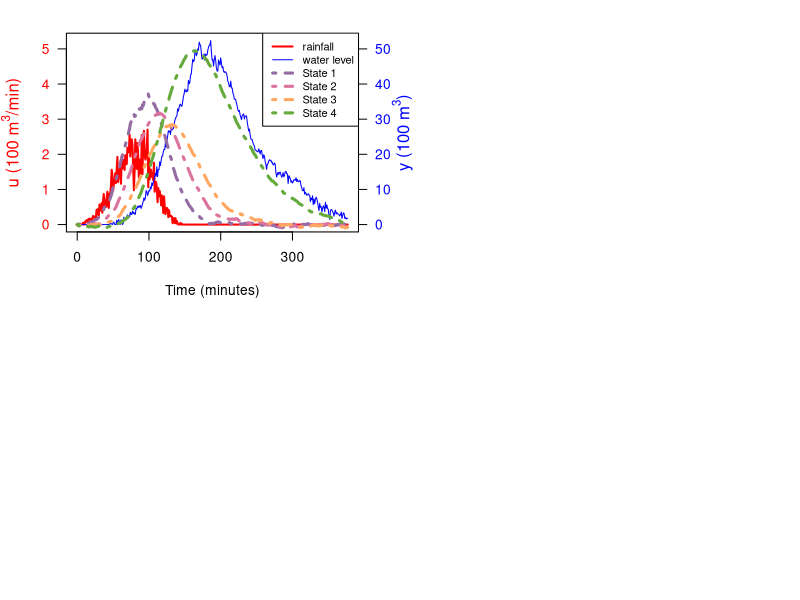

This figure's R source:
setwd(dirname(dirname(rstudioapi::getActiveDocumentContext()$path)));getwd() # automatically sets WD to repo-base

b1 <- read.csv("data/rain1.csv")
b2 <- read.csv("data/rain2.csv")
b3 <- read.csv("data/rain3.csv")
b4 <- read.csv("data/rain4.csv")

length(b1$minutes)


# parameters
a <- 0.05
sigma1 <- 0.01
sigma2 <- 0.01
K_states <- 4

N <- length(b1$minutes) # dependent on what experiment we use

# initial state
X <- matrix(nrow=K_states,ncol=N)
X0 <- c(0,0,0,0) # column vector
X[,1] <- X0

A <- matrix(c(1-a,0,0,0,
              a,1-a,0,0,
              0,a,1-a,0,
              0,0,a,0.98),nrow=K_states, byrow=TRUE)
B <- matrix(c(1,0,0,0),nrow=K_states) # column
C <- matrix(c(0,0,0,1),nrow=1) # row 
Sigma1 <- diag(K_states)*sigma1
Sigma2 <- matrix(sigma2)

Y <- numeric(N)
Y[1] <- C%*%X[,1] + sqrt(Sigma2) %*% rnorm(1) # scalar (the level of water in basin)

# running N steps Kalman filtering with input u_t (rainfall)
for (I in 2:N){
  X[,I] <- A %*% X[,I-1,drop=FALSE] + B%*%b1$u[I-1] + chol(Sigma1) %*% matrix(rnorm(K_states),ncol=1)
  Y[I] <- C %*% X[,I] + sqrt(Sigma2) %*% rnorm(1)
}

### plotting
y_max <- max(b1$y)

old_mar <- par("mar")
par(mfrow=c(2,2), oma=c(0,0,0,3), mar=c(4.1, 4, 2, 1))

plot(b1$minutes, b1$u, 
     col="red", lwd=2, type="l",
     xlab="Time (minutes)", ylab="", yaxt="n",
     main="", ylim=c(0, y_max/10))
axis(side=2, col.axis="red", las=1)
mtext(expression(paste("u (100 ", m^3, "/min)")), side=2, line=2.5, col="red")
par(new=TRUE)
plot(b1$minutes,b1$y, col="blue", type="l", axes=FALSE, xlab="", ylab="")
axis(side=4, col.axis="blue", las=1)
mtext(expression(paste("y (100 ", m^3, ")")), side=4, line=2.5, col="blue")

lw=3;lt=4
lines(b1$minutes,X[1,], col="#946ca3", lwd=lw, lty=lt)
lines(b1$minutes,X[2,], col="#da739e", lwd=lw, lty=lt)
lines(b1$minutes,X[3,], col="#ffa760", lwd=lw, lty=lt)
lines(b1$minutes,X[4,], col="#64aa3c", lwd=lw, lty=lt)
legend("topright", 
       legend = c("rainfall", "water level", "State 1", "State 2", "State 3", "State 4"), 
       col = c("red","blue","#946ca3", "#da739e", "#ffa760", "#64aa3c"), 
       lwd = c(2, 1, lw, lw, lw, lw),
       lty = c(1, 1, lt, lt, lt, lt),
       cex=0.8)
